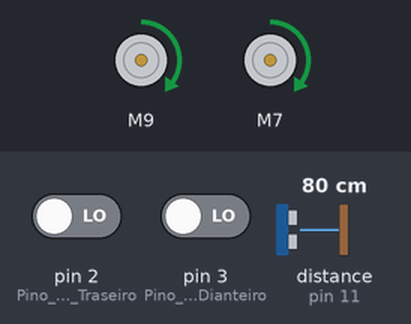
This sketch was run on a simulated Arduino Uno, built with avr-gcc and run on an emulated ATmega328P. Parts: 2 × DC motor (green arrow = forward, orange = backward, longer = faster). The inputs (shaded band) are chosen by the test bench; at power-on: pin 2 (Pino_Sensor_Traseiro) LOW, pin 3 (Pino_Sensor_Dianteiro) LOW, distance to the obstacle (sensor on pin 11) 80 cm. The echo pulse lasts 58.3 µs per cm; random numbers use the default seed unless the sketch sets one; not simulated (calls return 0 or success): arduino_secrets.h.

Above: at 4.2 s.
4.3 s: pin 2 (Pino_Sensor_Traseiro) driven HIGH
At 4.7 s:
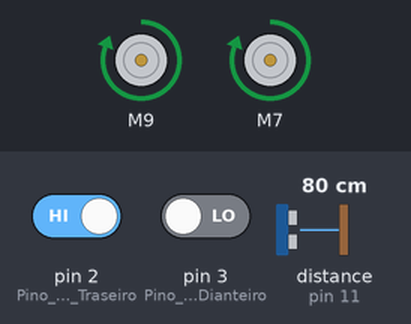
7.3 s: pin 3 (Pino_Sensor_Dianteiro) driven HIGH
At 7.7 s:
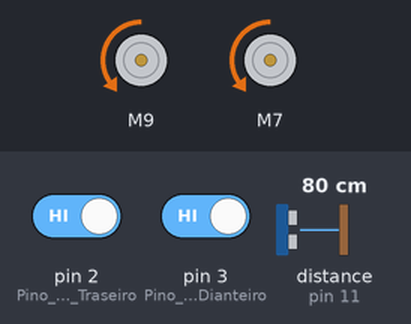
10.3 s: pin 3 (Pino_Sensor_Dianteiro) driven LOW
At 10.5 s:
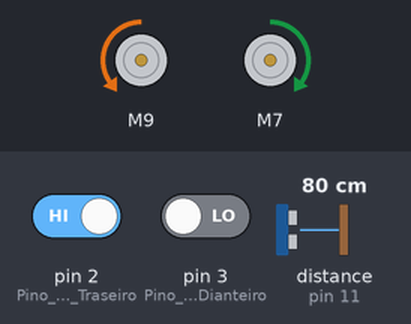
13.3 s: pin 3 (Pino_Sensor_Dianteiro) driven HIGH
16.3 s: pin 2 (Pino_Sensor_Traseiro) driven LOW
Timing chart, 0 to 20.3 s (numbered marks = the images above; inputs shaded):
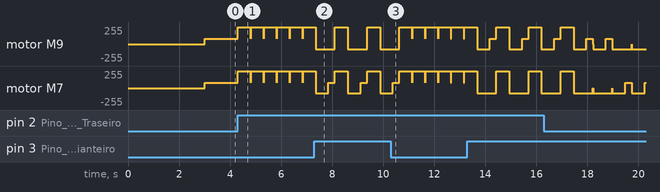

Measured:
- after the input at 4.3 s, motor M9, motor M7: alternates forward 255/255 for 0.50 s and forward 80/255 for 0.01 s, starting at once

The sketch:

Robo_Sumo_Ponte_H.ino
```cpp
#include "arduino_secrets.h"

/********************************************************/
/* Aula 38 - RobÃ´ SumÃ´                                  */
/* ProgramaÃ§Ã£o: Abaixo um exemplo de cÃ³digo que         */
/* controlarÃ¡ o robÃ´ a disputa de sumÃ´. Ã  utilizado dois*/
/* mÃ³dulos sensores de obstÃ¡culo IR para detectar a     */
/* borda da arena, um mÃ³dulo sensor ultrassÃ´nico para   */
/* detectar o adversÃ¡rio e a ponte H para fazer o       */
/* controle dos motores DC.                             */
/* Links para obtenÃ§Ã£o das bibliotecas                  */
/*                                                      */
/* http://librarymanager/All#minimalist#Ultrasonic      */
/* https://github.com/ErickSimoes/Ultrasonic            */
/* Biblioteca Ultrasonic by Erick SimÃµes                */
/*                                                      */
/* http://librarymanager/All#L298N#EASY                 */
/* https://github.com/AndreaLombardo/L298N              */
/* Biblioteca da ponte H by Andrea Lombardo.            */
/********************************************************/

/* Inclui as bibliotecas para controle da ponte H sensor*/
/* ultrassÃ´nico.                                        */
#include <L298NX2.h>
#include <Ultrasonic.h>

#define ENA 10  // ENA precisa estar em uma porta PWM
#define IN1 9
#define IN2 8
#define IN3 7
#define IN4 6
#define ENB 5  // ENB precisa estar em uma porta PWM

/* Definimos os pinos do sensor ultrassÃ´nico.           */
#define Pino_Trig 12
#define Pino_Echo 11

/* Define os pinos para os sensores IR                  */
#define Pino_Sensor_Dianteiro 3
#define Pino_Sensor_Traseiro 2

/* Criamos um objeto de controle dos motores.           */
L298NX2 motores(ENA, IN1, IN2, ENB, IN3, IN4);
/* Criamos um objeto de controle para o ultrassÃ´nico.   */
Ultrasonic ultrasonic(Pino_Trig, Pino_Echo);
/* DeclaraÃ§Ã£o de variÃ¡veis:                             */
/* VariÃ¡vel "distancia" armazenarÃ¡ a distÃ¢ncia lida     */
/* pelo Sensor UltrassÃ´nico;                            */
/* VariÃ¡veis "IR_Dianteiro" e "IR_Traseiro" armazenarÃ£o */
/* a leitura dos Sensores Infravermelho;                */
/* VariÃ¡veis "Vel_Ataque" e "Vel_Padrao" definirÃ£o as   */
/* velocidades de movimento do robÃ´;                    */
/* VariÃ¡vel "tempo" define o tempo de delay nas funÃ§Ãµes.*/
int distancia, IR_Dianteiro, IR_Traseiro;
int Vel_Ataque = 255, Vel_Padrao = 80, distancia_ataque = 15;

void setup() {
  /* Configura os pinos dos sensores IR como entradas   */
  pinMode(Pino_Sensor_Dianteiro, INPUT);
  pinMode(Pino_Sensor_Traseiro, INPUT);
  delay(3000); /* Aguarda 3 segundos para iniciar       */
  /* Seta a velocidade dos motores.                     */
  motores.setSpeed(Vel_Padrao);
}

void loop() {
  /* Chama a funÃ§Ã£o criada para a leitura dos sensores. */
  ler_sensores();
  /* Se o sensor dianteiro detectar a linha, faÃ§a...    */
  if (IR_Dianteiro == 1) {
    Pare();
    Re();
    Pare();
    Manobre();
    Pare();
  }
  /* Se o sensor traseiro detectar a linha, faÃ§a...     */
  if (IR_Traseiro == 1) {
    Pare();
    motores.setSpeed(Vel_Ataque);
    Ataque();
    delay(500);
    motores.setSpeed(Vel_Padrao);
  }
  /* Se o sensor ultassÃ´nico detectar o adversÃ¡rio,    */
  /* faÃ§a...                                           */
  if (distancia <= distancia_ataque) {
    /*  Enquanto o sensor dianteiro nÃ£o chegar atÃ© a   */
    /* linha, faÃ§a...                                  */
    while (IR_Dianteiro == 0) {
      motores.setSpeed(Vel_Ataque);
      Ataque();
      /* Atualiza as informaÃ§Ãµes dos sensores.         */
      ler_sensores();
    }
    motores.setSpeed(Vel_Padrao);
  }
  /* Chama a funÃ§Ã£o que move o robÃ´ par frente.        */
  Frente();
}

/* FunÃ§Ãµes criadas para operaÃ§Ã£o do robÃ´ sumÃ´.         */

/* FunÃ§Ã£o fÃ¡ra as leituras dos sensores.               */
void ler_sensores() {
  distancia = ultrasonic.read();
  IR_Dianteiro = digitalRead(Pino_Sensor_Dianteiro);
  IR_Traseiro = digitalRead(Pino_Sensor_Traseiro);
}

/* FunÃ§Ã£o que move o robÃ´ para frente.                 */
void Frente() {
  motores.forward();
  delay(1);
}

/* FunÃ§Ã£o que move o robÃ´ para trÃ¡s.                   */
void Re() {
  motores.backward();
  delay(500);
}

/* FunÃ§Ã£o parar o robÃ´.                                */
void Pare() {
  motores.stop();
  delay(1);
}

/* FunÃ§Ã£o que faz o ataque do robÃ´.                    */
void Ataque() {
  motores.forward();
  delay(1);
}

/* FunÃ§Ã£o parar manobrar o robÃ´.                       */
void Manobre() {
  if (random(1, 3) == 1) {
    motores.forwardA();
    motores.backwardB();
  } else {
    motores.forwardB();
    motores.backwardA();
  }
  delay(250);
}
```
